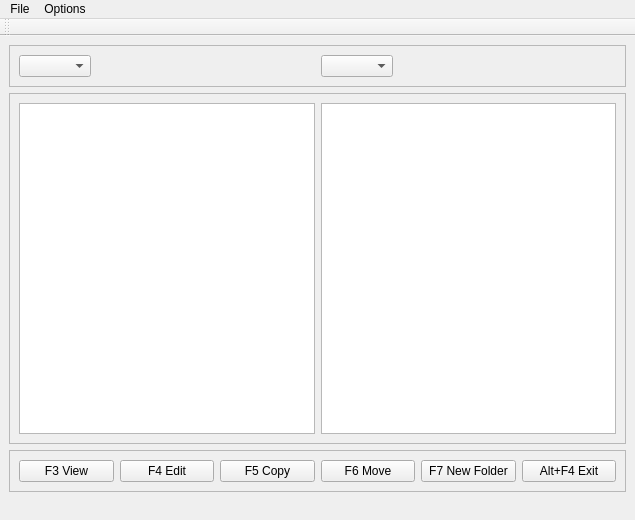
<?xml version="1.0" encoding="UTF-8"?>
<ui version="4.0">
 <class>MainWindow</class>
 <widget class="QMainWindow" name="MainWindow">
  <property name="geometry">
   <rect>
    <x>0</x>
    <y>0</y>
    <width>635</width>
    <height>520</height>
   </rect>
  </property>
  <property name="windowTitle">
   <string>Orthodox Manager</string>
  </property>
  <property name="styleSheet">
   <string notr="true">#QMainWindow {
background: black;
}</string>
  </property>
  <widget class="QWidget" name="centralwidget">
   <property name="styleSheet">
    <string notr="true"/>
   </property>
   <layout class="QGridLayout" name="gridLayout_4">
    <item row="0" column="0">
     <widget class="QFrame" name="frame_3">
      <property name="frameShape">
       <enum>QFrame::StyledPanel</enum>
      </property>
      <property name="frameShadow">
       <enum>QFrame::Raised</enum>
      </property>
      <layout class="QGridLayout" name="gridLayout_3">
       <item row="0" column="0">
        <widget class="QComboBox" name="comboBox"/>
       </item>
       <item row="0" column="1">
        <spacer name="horizontalSpacer">
         <property name="orientation">
          <enum>Qt::Horizontal</enum>
         </property>
         <property name="sizeHint" stdset="0">
          <size>
           <width>40</width>
           <height>20</height>
          </size>
         </property>
        </spacer>
       </item>
       <item row="0" column="2">
        <widget class="QComboBox" name="comboBox_2"/>
       </item>
       <item row="0" column="3">
        <spacer name="horizontalSpacer_2">
         <property name="orientation">
          <enum>Qt::Horizontal</enum>
         </property>
         <property name="sizeHint" stdset="0">
          <size>
           <width>40</width>
           <height>20</height>
          </size>
         </property>
        </spacer>
       </item>
      </layout>
     </widget>
    </item>
    <item row="1" column="0">
     <widget class="QFrame" name="frame_2">
      <property name="frameShape">
       <enum>QFrame::StyledPanel</enum>
      </property>
      <property name="frameShadow">
       <enum>QFrame::Raised</enum>
      </property>
      <layout class="QGridLayout" name="gridLayout">
       <item row="0" column="0">
        <widget class="QTreeView" name="left_tree"/>
       </item>
       <item row="0" column="1">
        <widget class="QTreeView" name="right_tree"/>
       </item>
      </layout>
     </widget>
    </item>
    <item row="2" column="0">
     <widget class="QFrame" name="frame">
      <property name="sizePolicy">
       <sizepolicy hsizetype="Expanding" vsizetype="Preferred">
        <horstretch>0</horstretch>
        <verstretch>0</verstretch>
       </sizepolicy>
      </property>
      <property name="frameShape">
       <enum>QFrame::StyledPanel</enum>
      </property>
      <property name="frameShadow">
       <enum>QFrame::Raised</enum>
      </property>
      <layout class="QGridLayout" name="gridLayout_2">
       <item row="0" column="0">
        <widget class="QPushButton" name="view_button">
         <property name="styleSheet">
          <string notr="true"/>
         </property>
         <property name="text">
          <string>F3 View</string>
         </property>
        </widget>
       </item>
       <item row="0" column="1">
        <widget class="QPushButton" name="edit_button">
         <property name="text">
          <string>F4 Edit</string>
         </property>
        </widget>
       </item>
       <item row="0" column="2">
        <widget class="QPushButton" name="copy_button">
         <property name="text">
          <string>F5 Copy</string>
         </property>
        </widget>
       </item>
       <item row="0" column="3">
        <widget class="QPushButton" name="move_button">
         <property name="text">
          <string>F6 Move</string>
         </property>
        </widget>
       </item>
       <item row="0" column="4">
        <widget class="QPushButton" name="mkdir_button">
         <property name="text">
          <string>F7 New Folder</string>
         </property>
        </widget>
       </item>
       <item row="0" column="5">
        <widget class="QPushButton" name="exit_button">
         <property name="text">
          <string>Alt+F4 Exit</string>
         </property>
        </widget>
       </item>
      </layout>
     </widget>
    </item>
   </layout>
  </widget>
  <widget class="QMenuBar" name="menubar">
   <property name="geometry">
    <rect>
     <x>0</x>
     <y>0</y>
     <width>635</width>
     <height>23</height>
    </rect>
   </property>
   <widget class="QMenu" name="menuFile">
    <property name="title">
     <string>File</string>
    </property>
   </widget>
   <widget class="QMenu" name="menuOptions">
    <property name="title">
     <string>Options</string>
    </property>
   </widget>
   <addaction name="menuFile"/>
   <addaction name="menuOptions"/>
  </widget>
  <widget class="QToolBar" name="toolBar">
   <property name="windowTitle">
    <string>toolBar</string>
   </property>
   <attribute name="toolBarArea">
    <enum>TopToolBarArea</enum>
   </attribute>
   <attribute name="toolBarBreak">
    <bool>false</bool>
   </attribute>
  </widget>
  <widget class="QStatusBar" name="statusBar">
   <property name="sizeGripEnabled">
    <bool>false</bool>
   </property>
  </widget>
 </widget>
 <resources/>
 <connections/>
</ui>
